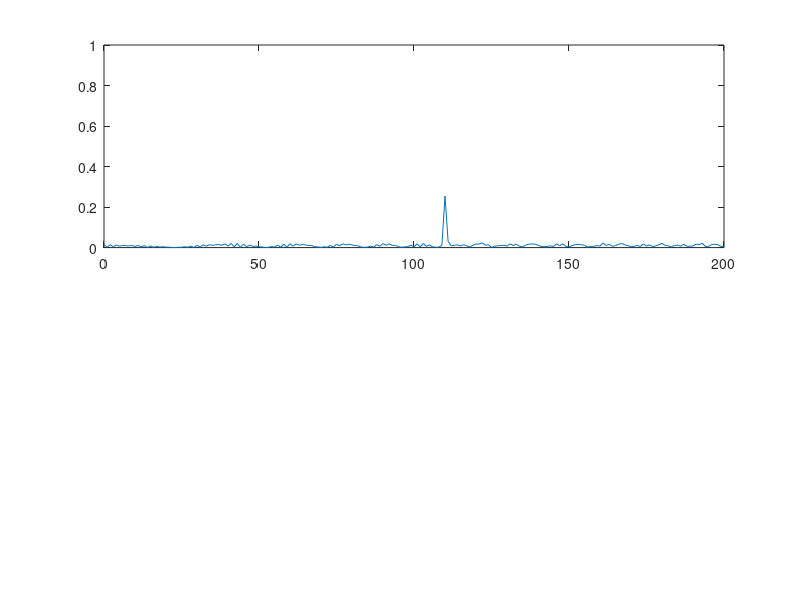
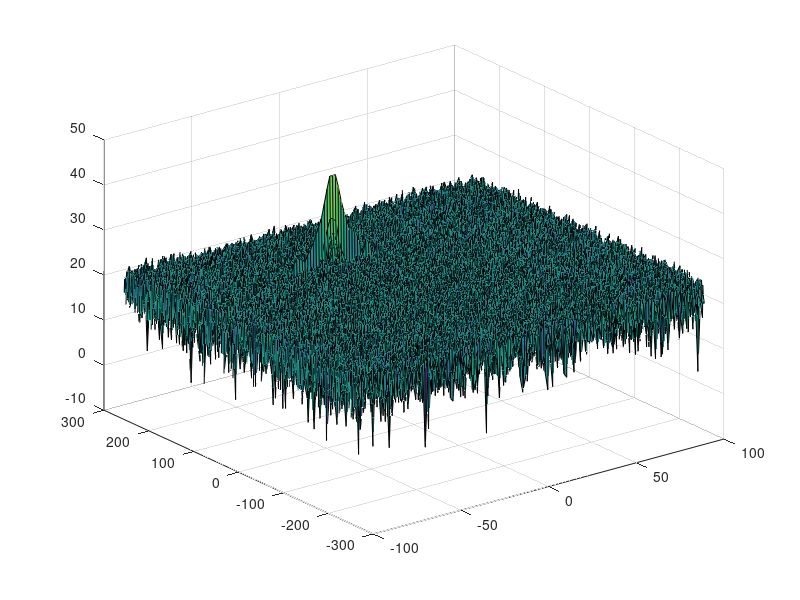
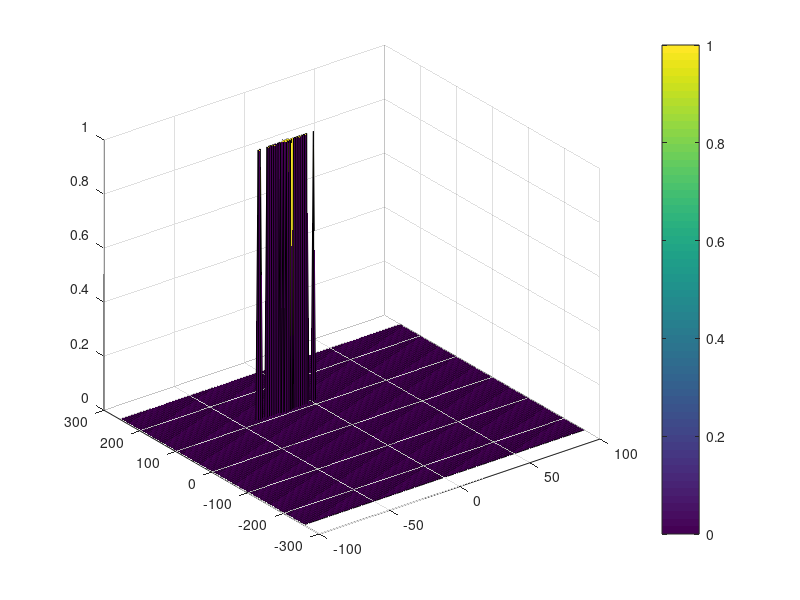

MATLAB code for these plots, in order:
clear all
clc;

%% Radar Specifications 
%%%%%%%%%%%%%%%%%%%%%%%%%%%
% Frequency of operation = 77GHz
% Max Range = 200m
% Range Resolution = 1 m
% Max Velocity = 100 m/s
%%%%%%%%%%%%%%%%%%%%%%%%%%%

%speed of light = 3e8
%% User Defined Range and Velocity of target
% *%TODO* :
% define the target's initial position and velocity. Note : Velocity
% remains contant
R = 110;     % initial position of target
V = -20;     % initial velocity of target
Light_Speed = 3e8;
Range_Resolution = 1;
Max_Range = 200;

%% FMCW Waveform Generation

% *%TODO* :
%Design the FMCW waveform by giving the specs of each of its parameters.
% Calculate the Bandwidth (B), Chirp Time (Tchirp) and Slope (slope) of the FMCW
% chirp using the requirements above.
Band_Width = Light_Speed/(2*Range_Resolution);
Tchirp = 5.5*2*Max_Range/Light_Speed;
Slope = Band_Width/Tchirp;
% disp(Slope);

%Operating carrier frequency of Radar 
fc= 77e9;             %carrier freq

                                                          
%The number of chirps in one sequence. Its ideal to have 2^ value for the ease of running the FFT
%for Doppler Estimation. 
Nd=128;                   % #of doppler cells OR #of sent periods % number of chirps

%The number of samples on each chirp. 
Nr=1024;                  %for length of time OR # of range cells

% Timestamp for running the displacement scenario for every sample on each
% chirp
t=linspace(0,Nd*Tchirp,Nr*Nd); %total time for samples


%Creating the vectors for Tx, Rx and Mix based on the total samples input.
Tx=zeros(1,length(t)); %transmitted signal
Rx=zeros(1,length(t)); %received signal
Mix = zeros(1,length(t)); %beat signal

%Similar vectors for range_covered and time delay.
r_t=zeros(1,length(t));
td=zeros(1,length(t));


%% Signal generation and Moving Target simulation
% Running the radar scenario over the time. 

for i=1:length(t)         
    
    
    % *%TODO* :
    %For each time stamp update the Range of the Target for constant velocity. 
    r_t(i) = R + V*t(i);
    td(i) = 2*r_t(i)/Light_Speed;
    
    % *%TODO* :
    %For each time sample we need update the transmitted and
    %received signal. 
    Tx(i) = cos(2*pi*(fc*t(i)+Slope*t(i)*t(i)/2));
    Rx(i)  = cos(2*pi*(fc*(t(i)-td(i))+Slope*(t(i)-td(i))*(t(i)-td(i))/2));
    
    % *%TODO* :
    %Now by mixing the Tran)smit and Receive generate the beat signal
    %This is done by element wise matrix multiplication of Transmit and
    %Receiver Signal
    Mix(i) = Tx(i).*Rx(i);           
    
end

%% RANGE MEASUREMENT


 % *%TODO* :
%reshape the vector into Nr*Nd array. Nr and Nd here would also define the size of
%Range and Doppler FFT respectively.
Mix = reshape(Mix,[Nr,Nd]);

 % *%TODO* :
%run the FFT on the beat signal along the range bins dimension (Nr) and
%normalize.
sig_fft1 = fft(Mix,[],1);        % FFT along with Nr or row.
sig_fft1 = sig_fft1/Nr;          % normalization

 % *%TODO* :
% Take the absolute value of FFT output
P2 = abs(sig_fft1);

 % *%TODO* :
% Output of FFT is double sided signal, but we are interested in only one side of the spectrum.
% Hence we throw out half of the samples.
P1 = P2(1:Nr/2+1);

%plotting the range
figure ('Name','Range from First FFT')
subplot(2,1,1)

 % *%TODO* :
 % plot FFT output 
 f = Nr *(0:(Nr/2))/Nr;
plot(f, P1);
 
axis ([0 200 0 1]);



%% RANGE DOPPLER RESPONSE
% The 2D FFT implementation is already provided here. This will run a 2DFFT
% on the mixed signal (beat signal) output and generate a range doppler
% map.You will implement CFAR on the generated RDM


% Range Doppler Map Generation.

% The output of the 2D FFT is an image that has reponse in the range and
% doppler FFT bins. So, it is important to convert the axis from bin sizes
% to range and doppler based on their Max values.

Mix=reshape(Mix,[Nr,Nd]);

% 2D FFT using the FFT size for both dimensions.
sig_fft2 = fft2(Mix,Nr,Nd);

% Taking just one side of signal from Range dimension.
sig_fft2 = sig_fft2(1:Nr/2,1:Nd);
sig_fft2 = fftshift (sig_fft2);
RDM = abs(sig_fft2);
RDM = 10*log10(RDM) ;

%use the surf function to plot the output of 2DFFT and to show axis in both
%dimensions
doppler_axis = linspace(-100,100,Nd);
range_axis = linspace(-200,200,Nr/2)*((Nr/2)/400);
figure,surf(doppler_axis,range_axis,RDM);

%% CFAR implementation

%Slide Window through the complete Range Doppler Map

% *%TODO* :
%Select the number of Training Cells in both the dimensions.
Tr = 20;
Td = 10;

% *%TODO* :
%Select the number of Guard Cells in both dimensions around the Cell under 
%test (CUT) for accurate estimation
Gr = 6;
Gd = 3;

% *%TODO* :
% offset the threshold by SNR value in dB
offset = 4.8;

% *%TODO* :
%Create a vector to store noise_level for each iteration on training cells
noise_level = zeros(1,1);
% signal_cfar = [];
[row,col]=size(RDM);
signal_cfar = zeros(row,col);

% *%TODO* :
%design a loop such that it slides the CUT across range doppler map by
%giving margins at the edges for Training and Guard Cells.
%For every iteration sum the signal level within all the training
%cells. To sum convert the value from logarithmic to linear using db2pow
%function. Average the summed values for all of the training
%cells used. After averaging convert it back to logarithimic using pow2db.
%Further add the offset to it to determine the threshold. Next, compare the
%signal under CUT with this threshold. If the CUT level > threshold assign
%it a value of 1, else equate it to 0.
for i = 1:(row-(Gr+Tr))
   for j = 1:(col-(Gd+Td))
   % Use RDM[x,y] as the matrix from the output of 2D FFT for implementing
   % CFAR
       noise = db2pow(RDM(i:i+Tr-1,j:j+Td-1));
       noise_level = sum(sum(noise));
       average = pow2db(noise_level/(Tr*Td));
       threshold = average + offset;
       signal = RDM(i+Tr+Gr,j+Td+Gd);
       
       if (signal >threshold)
           signal_cfar(i+Tr+Gr,j+Td+Gd) = 1;
       end

   end
   
end
% *%TODO* :
% The process above will generate a thresholded block, which is smaller 
%than the Range Doppler Map as the CUT cannot be located at the edges of
%matrix. Hence,few cells will not be thresholded. To keep the map size same
% set those values to 0. 
 

% *%TODO* :
%display the CFAR output using the Surf function like we did for Range
%Doppler Response output.
figure,surf(doppler_axis,range_axis,signal_cfar);
colorbar;


 
 